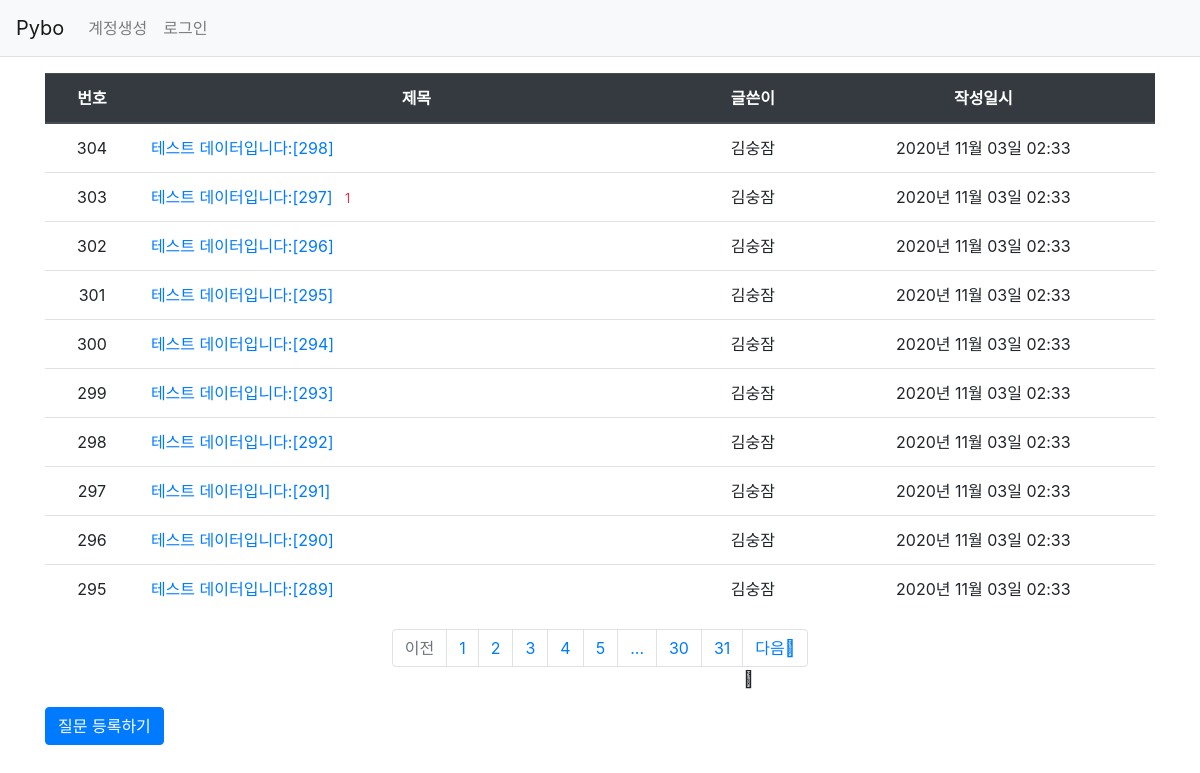
Page /question/list/ on the committed database.
### pybo/models.py (models this page shows)
class Question(db.Model):
    id = db.Column(db.Integer, primary_key=True)
    subject = db.Column(db.String(200), nullable=False)
    content = db.Column(db.Text(), nullable=False)
    create_date = db.Column(db.DateTime(), nullable=False)
    modify_date = db.Column(db.DateTime(), nullable=True)
    user_id = db.Column(
        db.Integer,
        db.ForeignKey("user.id", ondelete="CASCADE"),
        nullable=False,
    )
    user = db.relationship(
        "User", backref=db.backref("question_set")
    )  # question을 이용해 user를 참조하기 위함

class User(db.Model):
    id = db.Column(db.Integer, primary_key=True)
    username = db.Column(db.String(150), unique=True, nullable=False)
    password = db.Column(db.String(200), nullable=False)
    email = db.Column(db.String(120), unique=True, nullable=False)

### pybo/views/question_views.py (the view)
@bp.route("/list/")
def _list():
    page = request.args.get("page", type=int, default=1)  # 페이지값을 가져옴
    question_list = Question.query.order_by(Question.create_date.desc())
    question_list = question_list.paginate(
        page, per_page=10
    )  # Pagination 객체로 변경되었다. 이제 템플릿에서 함수 사용가능. (.items)
    return render_template("question/question_list.html", question_list=question_list)

### pybo/filter.py (called while the page is built)
def format_datetime(value, fmt='%Y년 %m월 %d일 %H:%M'): # fmt가 따로 전달되지 않을 경우 저 값을 디폴트로 쓰겠다는 의미
    return value.strftime(fmt)

### pybo/views/auth_views.py (called while the page is built)
@bp.before_app_request
def load_logged_in_user():
    user_id = session.get("user_id")
    if user_id is None:
        g.user = None
    else:
        g.user = User.query.get(user_id)

### pybo/templates/question/question_list.html
{% extends 'base.html' %}
{% block content %}
<div class="container my-3">
    <table class="table">
        <thead>
            <tr class="text-center thead-dark">
                <th>번호</th>
                <th style="width:50%">제목</th>
                <th>글쓴이</th>
                <th>작성일시</th>
            </tr>
        </thead>
        <tbody>
            {% if question_list %}
            {% for question in question_list.items %}
            <tr class="text-center">
                <td>{{ question_list.total - ((question_list.page-1) * question_list.per_page) - loop.index0 }} </td>
                <td class="text-left">
                    <a href="{{ url_for('question.detail', question_id=question.id) }}">{{ question.subject }}</a>
                    {% if question.answer_set|length > 0 %}
                    <span class="text-danger small ml-2"> {{ question.answer_set|length }}</span>
                    {% endif %}
                </td>
                <td>{{ question.user.username }}</td>
                <td>{{ question.create_date|datetime }}</td>
            </tr>
            {% endfor %}
            {% else %}
            <tr>
                <td colspan="3">질문이 없습니다.</td>
            </tr>
            {% endif %}
        </tbody>
    </table>
    <ul class="pagination justify-content-center">
        {% if question_list.has_prev %}
        <li class="page-item">
            <a class="page-link" href="?page={{ question_list.prev_num }}">이전</a>
        </li>
        {% else %}
        <li class="page-item disabled">
            <a class="page-link" tabindex="-1" aria-disabled="true" href="#">이전</a>
        </li>
        {% endif %}
        {% for page_num in question_list.iter_pages() %}
        {% if page_num %}
        {% if page_num != question_list.page %}
        <li class="page_item">
            <a class="page-link" href="?page={{ page_num }}">{{ page_num }}</a>
        </li>
        {% else %}
        <li class="page_item active" aria-current="page">
            <a class="page-link" href="#">{{ page_num }}</a>
        </li>
        {% endif %}
        {% else %}
        <li class="disabled">
            <a class="page-link" href="#">...</a>
        </li>
        {% endif %}
        {% endfor %}
        {% if question_list.has_next %}
        <li class="page-item">
            <a class="page-link" href="?page={{ question_list.next_num }}">다음</a>
        </li>
        {% else %}
        <li class="page-item disabled">
            <a class="page-link" tabindex="-1" aria-disabled="true" href="#">다음</a>
        </li>
        {% endif %}
    </ul>
    <a href="{{ url_for('question.create') }}" class="btn btn-primary">질문 등록하기</a>
</div>
{% endblock %}

### rows in the picture
Question: id "304", subject "테스트 데이터입니다:[298]", user.username "김숭잠", create_date "2020년 11월 03일 02:33"
Question: id "303", subject "테스트 데이터입니다:[297]", answer_set|length "1", user.username "김숭잠", create_date "2020년 11월 03일 02:33"
Question: id "302", subject "테스트 데이터입니다:[296]", user.username "김숭잠", create_date "2020년 11월 03일 02:33"
Question: id "301", subject "테스트 데이터입니다:[295]", user.username "김숭잠", create_date "2020년 11월 03일 02:33"
Question: id "300", subject "테스트 데이터입니다:[294]", user.username "김숭잠", create_date "2020년 11월 03일 02:33"
Question: id "299", subject "테스트 데이터입니다:[293]", user.username "김숭잠", create_date "2020년 11월 03일 02:33"
Question: id "298", subject "테스트 데이터입니다:[292]", user.username "김숭잠", create_date "2020년 11월 03일 02:33"
Question: id "297", subject "테스트 데이터입니다:[291]", user.username "김숭잠", create_date "2020년 11월 03일 02:33"
Question: id "296", subject "테스트 데이터입니다:[290]", user.username "김숭잠", create_date "2020년 11월 03일 02:33"
Question: id "295", subject "테스트 데이터입니다:[289]", user.username "김숭잠", create_date "2020년 11월 03일 02:33"

### other values in the picture
{{ page_num }} "1"
{{ page_num }} "2" "3" "4" "5" "30" "31"
